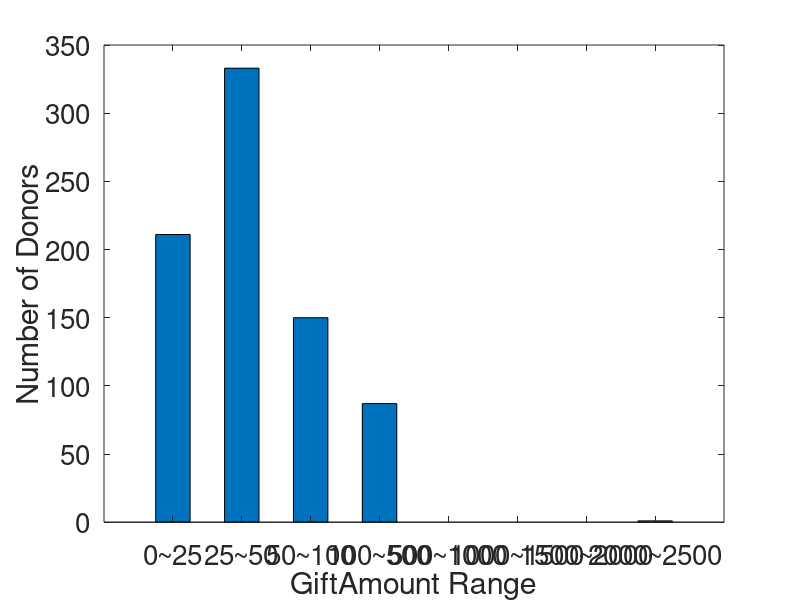

MATLAB code for this plot:
clc;
clear;
close all;

hFig=figure;
set(hFig, 'Units','normalized', 'Position', [0.05 0.05 0.35 0.45])
mk_size=15;
ft_size=20;
line_width = 2;
bar_width = 0.5;
window_size = 1000;

load('GiftAmountInCSV.csv');
D=[0 24; 25 49; 50 99;100 499;500 999;1000 1499;1500 1999;2000 2499];
Distribution=zeros(8,1);
for count=1:size(GiftAmountInCSV,1)
    for range_count=1:size(D,1)
        if GiftAmountInCSV(count)>=D(range_count,1)&&GiftAmountInCSV(count)<=D(range_count,2)
            Distribution(range_count)=Distribution(range_count)+1;
        end
    end

end

bar(Distribution, bar_width);
hold on;
ylabel('Number of Donors','FontSize',ft_size)
xlabel('GiftAmount Range','FontSize',ft_size)
set(gca,'XLim',[0 9]);
set(gca,'XTick',[1 2 3 4 5 6 7 8]);
set(gca,'XTickLabel',{'0~25', '25~50', '50~100', '100~500', '500~1000','1000~1500','1500~2000', '2000~2500'}); 

set(gca,'FontSize',ft_size)

grid off;
box on;

